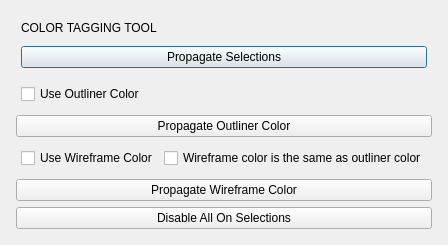
<?xml version="1.0" encoding="UTF-8"?>
<ui version="4.0">
 <class>Dialog</class>
 <widget class="QDialog" name="Dialog">
  <property name="geometry">
   <rect>
    <x>0</x>
    <y>0</y>
    <width>401</width>
    <height>239</height>
   </rect>
  </property>
  <property name="windowTitle">
   <string>Dialog</string>
  </property>
  <layout class="QGridLayout" name="gridLayout_2">
   <item row="0" column="0">
    <layout class="QVBoxLayout" name="verticalLayout">
     <property name="margin">
      <number>5</number>
     </property>
     <item>
      <layout class="QVBoxLayout" name="verticalLayout_2">
       <property name="leftMargin">
        <number>5</number>
       </property>
       <property name="topMargin">
        <number>5</number>
       </property>
       <property name="rightMargin">
        <number>5</number>
       </property>
       <item>
        <widget class="QLabel" name="colTagLabel">
         <property name="text">
          <string>COLOR TAGGING TOOL</string>
         </property>
        </widget>
       </item>
      </layout>
     </item>
     <item>
      <layout class="QHBoxLayout" name="horizontalLayout_2">
       <property name="margin">
        <number>5</number>
       </property>
       <item>
        <widget class="QPushButton" name="setAllBtn">
         <property name="text">
          <string>Propagate Selections</string>
         </property>
        </widget>
       </item>
      </layout>
     </item>
     <item>
      <layout class="QHBoxLayout" name="horizontalLayout_3">
       <property name="margin">
        <number>5</number>
       </property>
       <item>
        <widget class="QCheckBox" name="outlinerCheckBox">
         <property name="text">
          <string>Use Outliner Color</string>
         </property>
        </widget>
       </item>
      </layout>
     </item>
     <item>
      <widget class="QPushButton" name="setOutlinerBtn">
       <property name="text">
        <string>Propagate Outliner Color</string>
       </property>
      </widget>
     </item>
     <item>
      <layout class="QHBoxLayout" name="horizontalLayout_4">
       <property name="margin">
        <number>5</number>
       </property>
       <item>
        <widget class="QCheckBox" name="wireFrameCheckBox">
         <property name="text">
          <string>Use Wireframe Color</string>
         </property>
        </widget>
       </item>
       <item>
        <widget class="QCheckBox" name="sameAsOutlinerCheckBox">
         <property name="text">
          <string>Wireframe color is the same as outliner color</string>
         </property>
        </widget>
       </item>
      </layout>
     </item>
     <item>
      <widget class="QPushButton" name="setWireframeBtn">
       <property name="text">
        <string>Propagate Wireframe Color</string>
       </property>
      </widget>
     </item>
     <item>
      <widget class="QPushButton" name="disableAllBtn">
       <property name="text">
        <string>Disable All On Selections</string>
       </property>
      </widget>
     </item>
    </layout>
   </item>
  </layout>
 </widget>
 <resources/>
 <connections/>
</ui>
